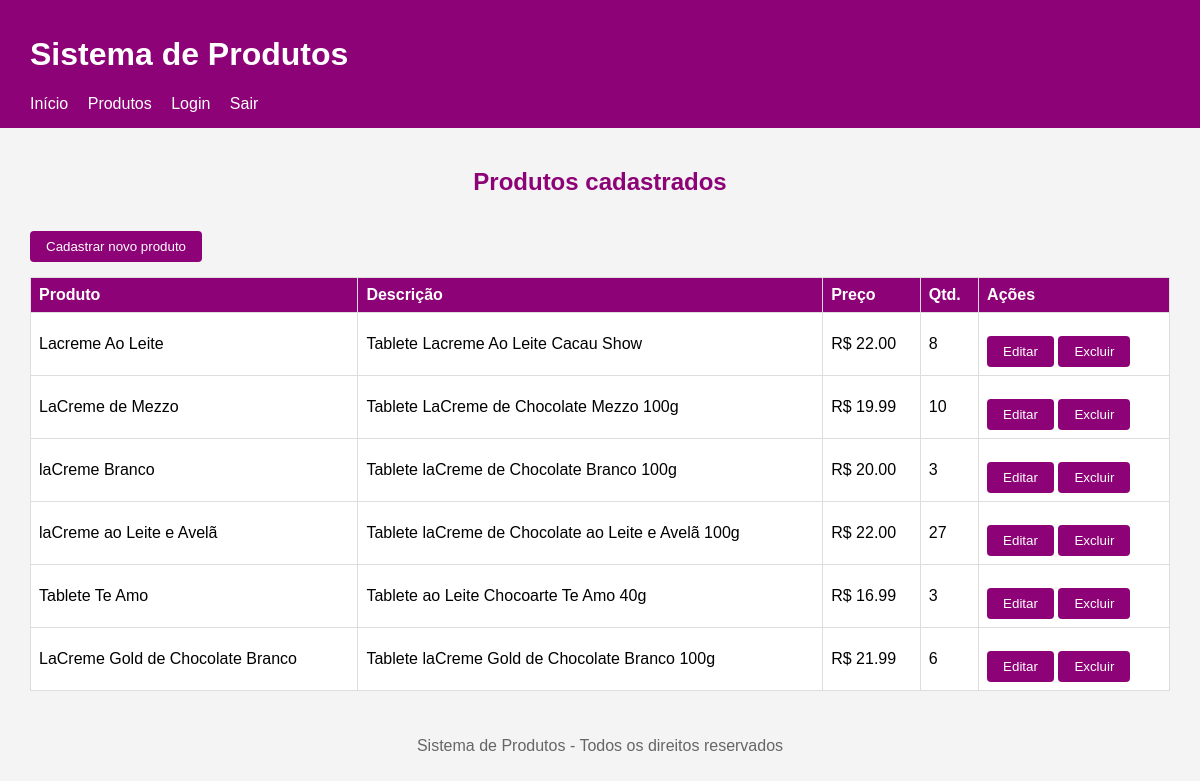
The page /produtos/listar.php (signed in) on the database as committed earlier.
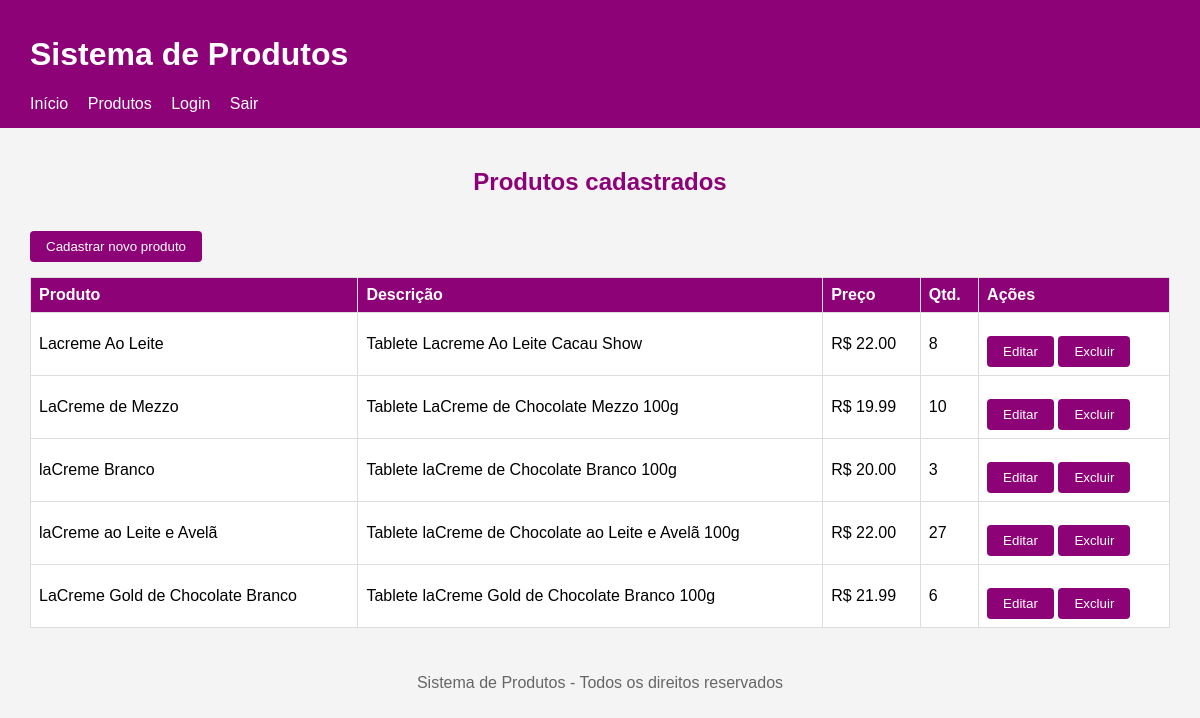
The same page on the database as committed later.
### tables this page shows
CREATE TABLE `produtos` (
  `id` int(11) NOT NULL,
  `nome` varchar(100) NOT NULL,
  `descricao` varchar(255) NOT NULL,
  `preco` decimal(10,2) NOT NULL,
  `quantidade` int(11) NOT NULL
);

### produtos/listar.php (the view, shortened to what this page needs)
<?php
require __DIR__ . '/../conexao.php';
require __DIR__ . '/../cabecalho.php';
$sql = "SELECT * FROM produtos";
$resultado = mysqli_query($conexao, $sql);
?>
<main>
    <h2 class="tprodutos ">Produtos cadastrados</h2>
    <a href="cadastrar.php"><button type="submit" class="btslistrar">Cadastrar novo produto</button></a>
    <table>
        <tr>
            <th>Produto</th>
            <th>Descrição</th>
            <th>Preço</th>
            <th>Qtd.</th>
            <th>Ações</th>
        </tr>
    <?php while ($produto = mysqli_fetch_assoc($resultado)) { ?>
    <tr>
        <td><?php echo $produto['nome']; ?></td>
        <td><?php echo $produto['descricao']; ?></td>
        <td>R$ <?php echo $produto['preco']; ?></td>
        <td><?php echo $produto['quantidade']; ?></td>
        <td>
            <a href="atualizar.php?id=<?php echo $produto['id'];
        ?>"><button type="submit" class="btslistrar">Editar</button></a>
            <a href="excluir.php?id=<?php echo $produto['id'];
        ?>"><button type="submit" class="btslistrar">Excluir</button></a>
                    </td>
                </tr>
                <?php } ?>
    </table>
</main>
<?php
require __DIR__ . '/../rodape.php';
?>

Rows that differ between the two databases and show on the page:
removed produtos: nome "Tablete Te Amo", descricao "Tablete ao Leite Chocoarte Te Amo 40g", preco "16.99", quantidade "3"
